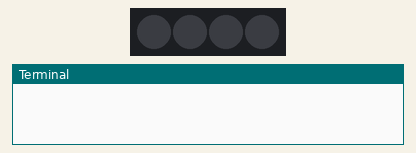
This program was run on a simulated Raspberry Pi (BCM pin numbers) with a GrovePi. Shown: 4 RGB LEDs in strip order, left to right, the last lines printed to the terminal. At 16.5 s the program stops and its outputs stay as they are.

Above: at 0.1 s.
At 2.1 s:
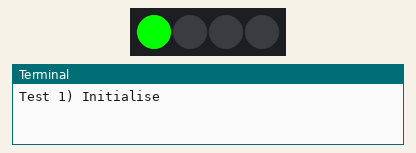
At 7.1 s:
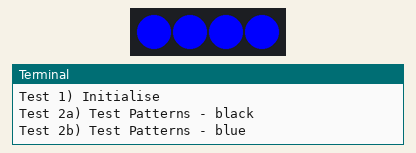
At 8.1 s:
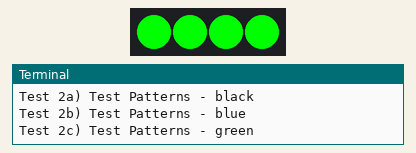
At 10.1 s:
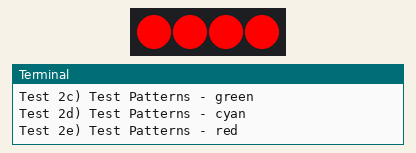
At 13.1 s:
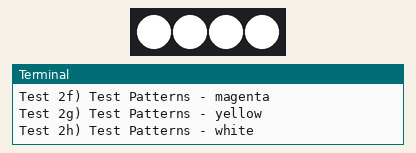
Timing chart, 0 to 17.5 s (numbered marks = the images above):
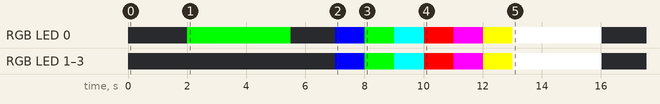

Measured:
- by itself, RGB LED 0: off → RGB(0, 255, 0) at 2.0 s, → off 3.5 s later, → RGB(0, 0, 255) 1.5 s later, → RGB(0, 255, 0) 1.0 s later, … (10 changes in this stretch)
- by itself, RGB LED 1–3: off → RGB(0, 0, 255) at 7.0 s, → RGB(0, 255, 0) 1.0 s later, → RGB(0, 255, 255) 1.0 s later, → RGB(255, 0, 0) 1.0 s later, … (8 changes in this stretch)

The program:

grove_chainable_rgb_led_test.py
```python
#!/usr/bin/env python
#
# GrovePi Example for using the Grove Chainable RGB LED (http://www.seeedstudio.com/wiki/Grove_-_Chainable_RGB_LED)
#
# The GrovePi connects the Raspberry Pi and Grove sensors.  You can learn more about GrovePi here:  http://www.dexterindustries.com/GrovePi
#
# Have a question about this example?  Ask on the forums here:  http://www.dexterindustries.com/forum/?forum=grovepi
#
'''
## License

The MIT License (MIT)

GrovePi for the Raspberry Pi: an open source platform for connecting Grove Sensors to the Raspberry Pi.
Copyright (C) 2017  Dexter Industries

Permission is hereby granted, free of charge, to any person obtaining a copy
of this software and associated documentation files (the "Software"), to deal
in the Software without restriction, including without limitation the rights
to use, copy, modify, merge, publish, distribute, sublicense, and/or sell
copies of the Software, and to permit persons to whom the Software is
furnished to do so, subject to the following conditions:

The above copyright notice and this permission notice shall be included in
all copies or substantial portions of the Software.

THE SOFTWARE IS PROVIDED "AS IS", WITHOUT WARRANTY OF ANY KIND, EXPRESS OR
IMPLIED, INCLUDING BUT NOT LIMITED TO THE WARRANTIES OF MERCHANTABILITY,
FITNESS FOR A PARTICULAR PURPOSE AND NONINFRINGEMENT. IN NO EVENT SHALL THE
AUTHORS OR COPYRIGHT HOLDERS BE LIABLE FOR ANY CLAIM, DAMAGES OR OTHER
LIABILITY, WHETHER IN AN ACTION OF CONTRACT, TORT OR OTHERWISE, ARISING FROM,
OUT OF OR IN CONNECTION WITH THE SOFTWARE OR THE USE OR OTHER DEALINGS IN
THE SOFTWARE.
'''

import time
import grovepi

# Connect first LED in Chainable RGB LED chain to digital port D7
# In: CI,DI,VCC,GND
# Out: CO,DO,VCC,GND
pin = 7

# I have 10 LEDs connected in series with the first connected to the GrovePi and the last not connected
# First LED input socket connected to GrovePi, output socket connected to second LED input and so on
numleds = 4     #If you only plug 1 LED, change 10 to 1

grovepi.pinMode(pin,"OUTPUT")
time.sleep(1)

# Chainable RGB LED methods
# grovepi.storeColor(red, green, blue)
# grovepi.chainableRgbLed_init(pin, numLeds)
# grovepi.chainableRgbLed_test(pin, numLeds, testColor)
# grovepi.chainableRgbLed_pattern(pin, pattern, whichLed)
# grovepi.chainableRgbLed_modulo(pin, offset, divisor)
# grovepi.chainableRgbLed_setLevel(pin, level, reverse)

# test colors used in grovepi.chainableRgbLed_test()
testColorBlack = 0   # 0b000 #000000
testColorBlue = 1    # 0b001 #0000FF
testColorGreen = 2   # 0b010 #00FF00
testColorCyan = 3    # 0b011 #00FFFF
testColorRed = 4     # 0b100 #FF0000
testColorMagenta = 5 # 0b101 #FF00FF
testColorYellow = 6  # 0b110 #FFFF00
testColorWhite = 7   # 0b111 #FFFFFF

# patterns used in grovepi.chainableRgbLed_pattern()
thisLedOnly = 0
allLedsExceptThis = 1
thisLedAndInwards = 2
thisLedAndOutwards = 3

try:

    print("Test 1) Initialise")

    # init chain of leds
    grovepi.chainableRgbLed_init(pin, numleds)
    time.sleep(.5)

    # change color to green
    grovepi.storeColor(0,255,0)
    time.sleep(.5)

    # set led 1 to green
    grovepi.chainableRgbLed_pattern(pin, thisLedOnly, 0)
    time.sleep(.5)

    # change color to red
    grovepi.storeColor(255,0,0)
    time.sleep(.5)

    # set led 10 to red
    grovepi.chainableRgbLed_pattern(pin, thisLedOnly, 9)
    time.sleep(.5)

    # pause so you can see what happened
    time.sleep(2)

    # reset (all off)
    grovepi.chainableRgbLed_test(pin, numleds, testColorBlack)
    time.sleep(.5)


    print ("Test 2a) Test Patterns - black")

    # test pattern 0 - black (all off)
    grovepi.chainableRgbLed_test(pin, numleds, testColorBlack)
    time.sleep(1)


    print ("Test 2b) Test Patterns - blue")

    # test pattern 1 blue
    grovepi.chainableRgbLed_test(pin, numleds, testColorBlue)
    time.sleep(1)


    print ("Test 2c) Test Patterns - green")

    # test pattern 2 green
    grovepi.chainableRgbLed_test(pin, numleds, testColorGreen)
    time.sleep(1)


    print ("Test 2d) Test Patterns - cyan")

    # test pattern 3 cyan
    grovepi.chainableRgbLed_test(pin, numleds, testColorCyan)
    time.sleep(1)


    print ("Test 2e) Test Patterns - red")

    # test pattern 4 red
    grovepi.chainableRgbLed_test(pin, numleds, testColorRed)
    time.sleep(1)


    print ("Test 2f) Test Patterns - magenta")

    # test pattern 5 magenta
    grovepi.chainableRgbLed_test(pin, numleds, testColorMagenta)
    time.sleep(1)


    print ("Test 2g) Test Patterns - yellow")

    # test pattern 6 yellow
    grovepi.chainableRgbLed_test(pin, numleds, testColorYellow)
    time.sleep(1)


    print ("Test 2h) Test Patterns - white")

    # test pattern 7 white
    grovepi.chainableRgbLed_test(pin, numleds, testColorWhite)
    time.sleep(1)


    # pause so you can see what happened
    time.sleep(2)

    # reset (all off)
    grovepi.chainableRgbLed_test(pin, numleds, testColorBlack)
    time.sleep(.5)

except KeyboardInterrupt:
    # reset (all off)
    grovepi.chainableRgbLed_test(pin, numleds, testColorBlack)
except IOError:
    print ("Error")
```
